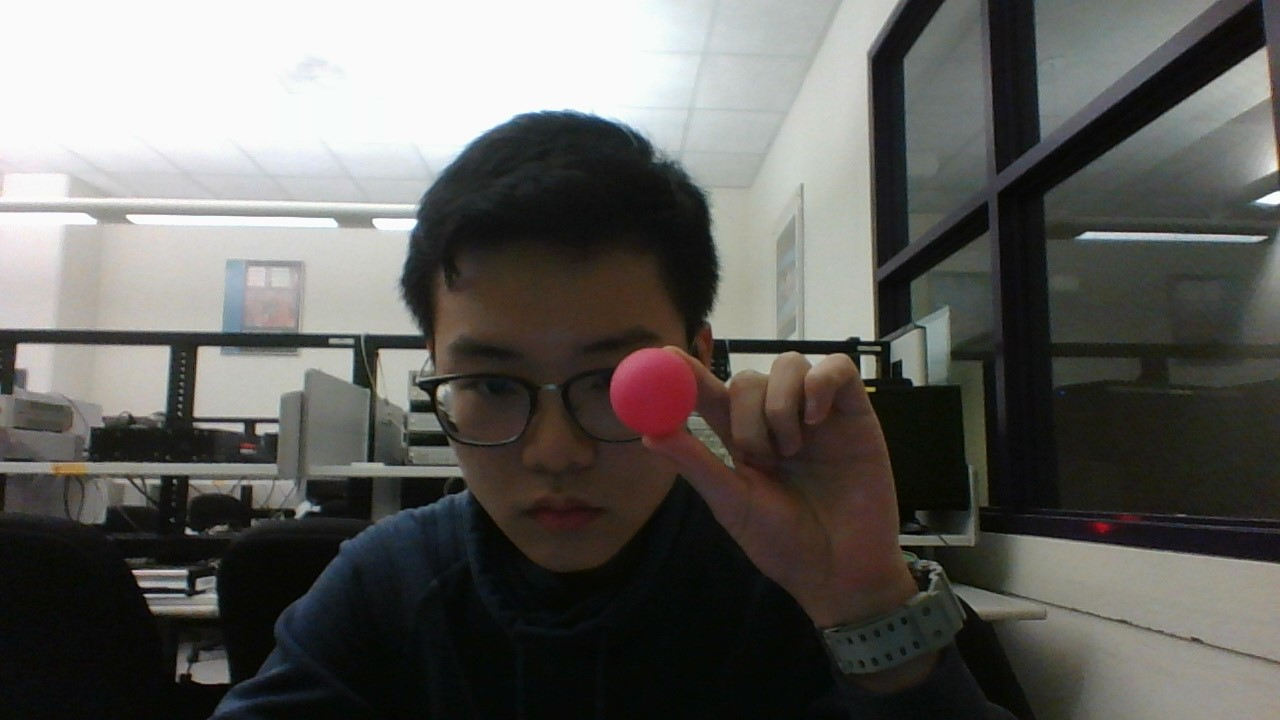
#> input picture ball.jpg, 1280 x 720 px, given in place of the camera
$ python 'Predicition_to_be_tested .py'
#> lines starting #> are read from the running program, lines starting #| are printed output that depends on the picture; after the words box and inside, x2 and y2 are one past the last pixel; in counts of white or black regions, pixels touching at a corner belong together
from collections import deque
import numpy as np
import cv2
import time
from timeit import default_timer as timer
import warnings
import matplotlib.pyplot as plt
import math
import serial
from math import tan
from math import pi

#   Initialize the serial port
#   --------
# ser = serial.Serial('COM3', 57600, timeout=0, parity=serial.PARITY_NONE, rtscts=1) // uncomment once PSCO exists
#   --------

warnings.simplefilter('ignore', np.RankWarning)
# warnings.filterwarnings('error')
# np.seterr(all='raise')


#   Set the threshold for color black in HSV space`
blackLower = np.array([0, 0, 0])
blackUpper = np.array([180, 255, 46])


#   Initialize the length for tracking coordinates
my_buffer = 64
ptsYZL = deque(maxlen=my_buffer)  # comes from laptop camera (bad coords)
ptsXZJ = deque(maxlen=my_buffer)  # comes from Josh camera (bad coords)


ptsRealX = deque(maxlen=my_buffer)
ptsRealY = deque(maxlen=my_buffer)
ptsRealZ = deque(maxlen=my_buffer)

#   Turn on the camera
camera1 = cv2.VideoCapture(0)  # Josh's Camera <-- will be looking at the ball, the ball will be crossing the frame
camera2 = cv2.VideoCapture(1)  # Laptop's Camera <-- will be in front of the camera, the ball will be in the frame

#   Wait for 2 seconds
time.sleep(2)

#   Make the camera data Arrays

# ---------------------------
time_lst = np.array([0])
timeTilPrediction = 0
movement = np.array([0])
other_camera = np.array([0])
# ---------------------------

# Initialize the read data from the PSoC (I hope)
# TODO: transfer the algorithm from the other file
# ---------------------------

# ---------------------------

# Make the function to give the data to the PSOC
# TODO: get the working function from the other file
# ---------------------------

# ---------------------------


# need to make a function that takes the data from the deque and returns an array
# ---------------------------
def toLst(dequeArray):
    returnLst = []
    # for integer, _ in enumerate(dequeArray):
    for _, item in enumerate(dequeArray):
        returnLst.append(item)
        # print(type(item))
    return returnLst
# ---------------------------

# Define camera constants (NOTE: make sure that the robot is a distance 2A from the laptop camera)
# NOTE: these are in decimeters. Why? because that is what I chose
# ---------------------------
A = 10
B = 10
C = 10
# ---------------------------

#   Detect color black
while True:
    #   --------
    before = timer()
    #   --------
    #   Read the frames
    _, frame = camera1.read()
#> frame is the input picture: shape (720, 1280, 3); mean B, G, R 93.3, 96.9, 98
    _, frame2 = camera2.read()

    #   Change the frames to HSV color space
    hsv = cv2.cvtColor(frame, cv2.COLOR_BGR2HSV)
#> hsv: shape (720, 1280, 3); mean H, S, V 49.1, 47, 100.8
    hsv2 = cv2.cvtColor(frame2, cv2.COLOR_BGR2HSV)

    #   Build a mask based on threshold
    mask = cv2.inRange(hsv, blackLower, blackUpper)
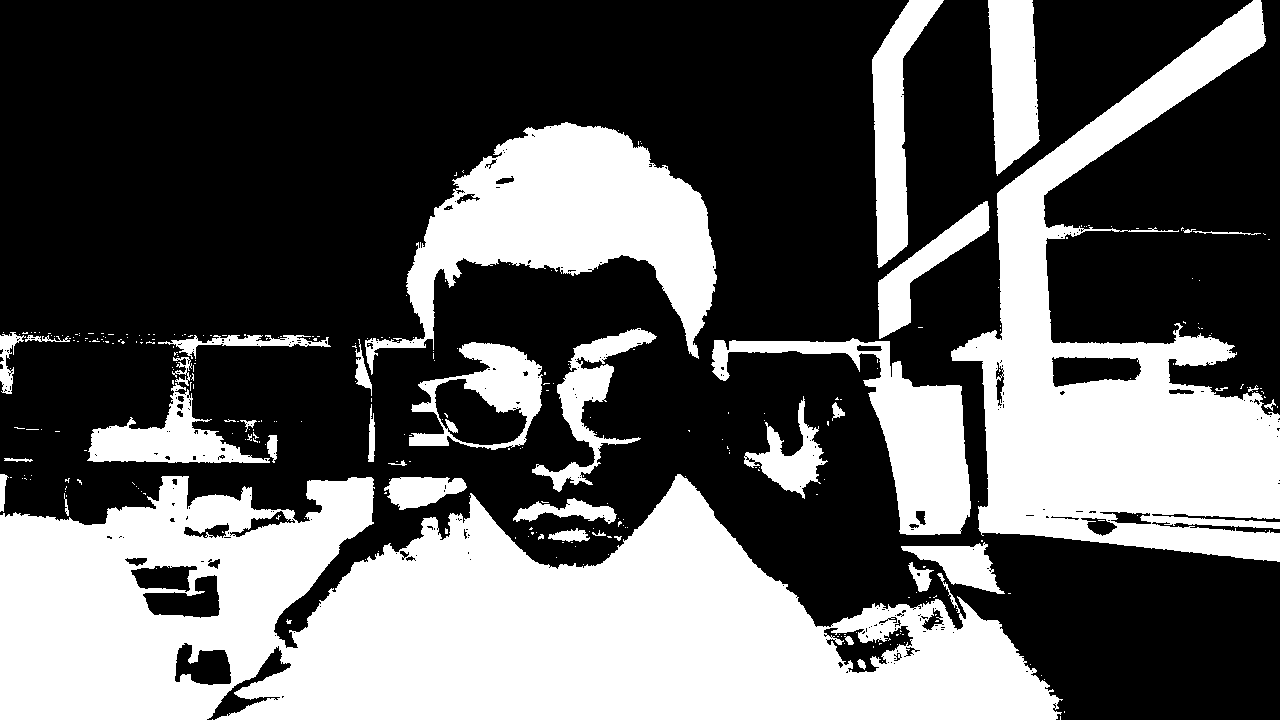
#> mask: shape (720, 1280); 37.2% white; 316 white regions (277 under 20 px), largest, box (x1, y1, x2, y2) and area: (0, 474, 1063, 720) 171107, (951, 0, 1280, 562) 71272, (365, 122, 717, 375) 36487
    mask2 = cv2.inRange(hsv2, blackLower, blackUpper)

    #   Erosion
    mask = cv2.erode(mask, None, iterations=2)
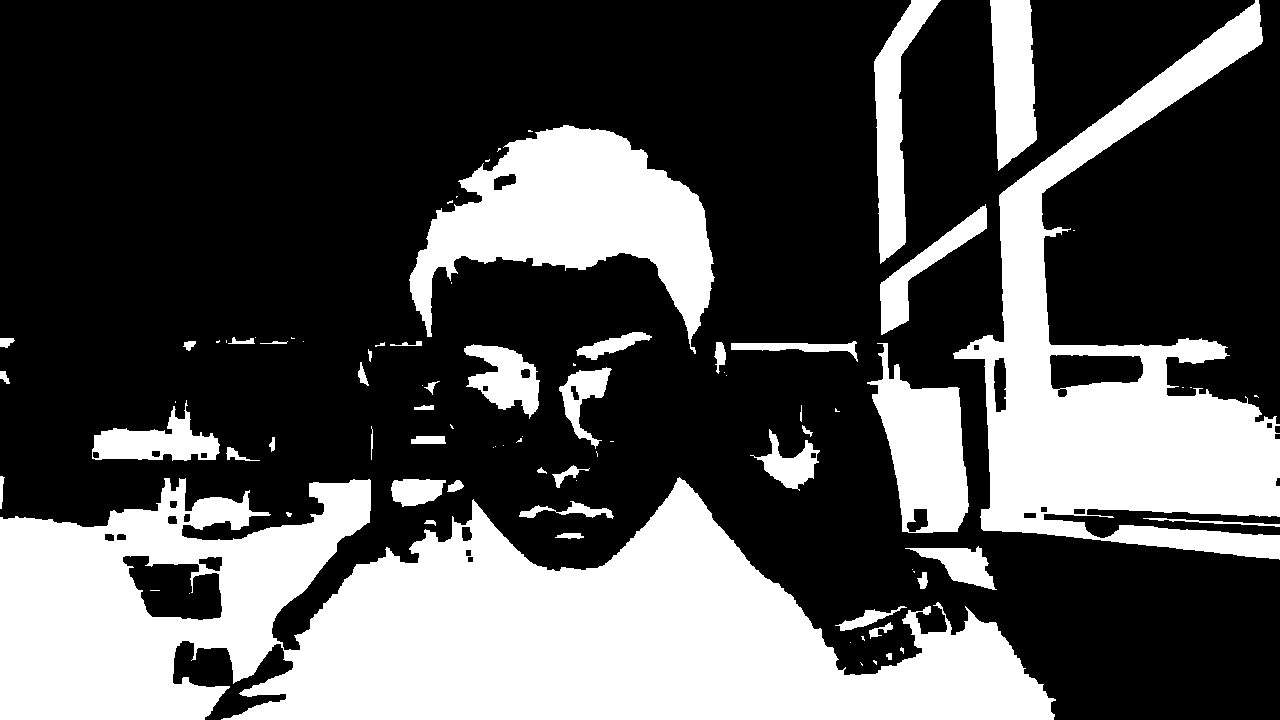
#> mask: shape (720, 1280); 32.4% white; 85 white regions (39 under 20 px), largest, box (x1, y1, x2, y2) and area: (0, 477, 1056, 720) 158442, (953, 0, 1280, 560) 62108, (409, 125, 715, 354) 31981
    mask2 = cv2.erode(mask2, None, iterations=2)

    #   Dilation, remove the noise by erosion and dilation
    mask = cv2.dilate(mask, None, iterations=2)
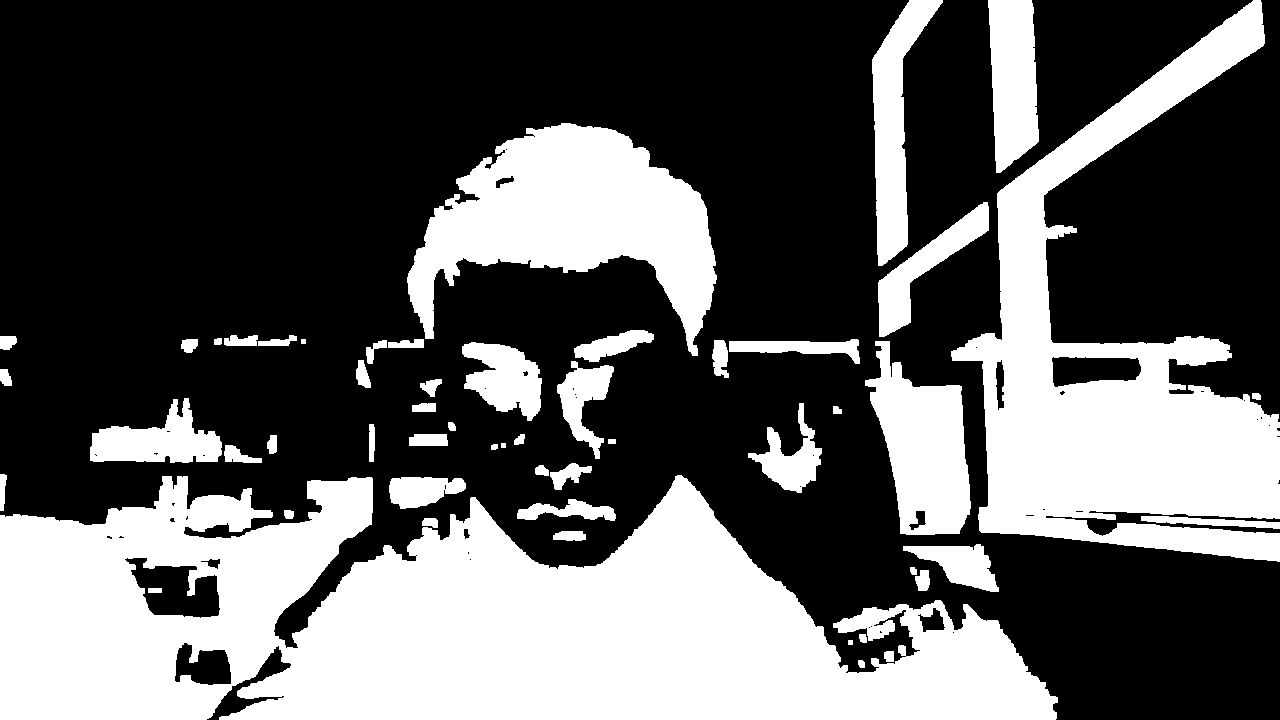
#> mask: shape (720, 1280); 36.3% white; 54 white regions
    mask2 = cv2.dilate(mask2, None, iterations=2)

    #   Detect the contour
    contours = cv2.findContours(mask.copy(), cv2.RETR_EXTERNAL, cv2.CHAIN_APPROX_SIMPLE)[-2]
#> contours = 53 contours, 3 with area under 20; largest, box (x1, y1, x2, y2) and area: (0, 475, 1058, 720) 172276, (951, 0, 1280, 562) 70540, (407, 123, 717, 356) 34830, (865, 341, 971, 535) 12135, (872, 0, 943, 266) 7660
    contours2 = cv2.findContours(mask2.copy(), cv2.RETR_EXTERNAL, cv2.CHAIN_APPROX_SIMPLE)[-2]
#> contours2 has the same summary as contours

    #   Initialize the centroid
    center = None
    center2 = None

    #   If there is a contour
    if len(contours) > 0:  # Josh's camera for ball crossing the frame

        #   Find the contour with the largest area
        c = max(contours, key=cv2.contourArea)
#> c = contour of 1237 points, box (x1, y1, x2, y2) (0, 475, 1058, 720), area 172276

        #   Determine the circle of the largest contour
        ((y, z1), radius) = cv2.minEnclosingCircle(c)
#> y = 527.9; z1 = 617; radius = 537.7

        #   Calculate the moment of the contour
        M = cv2.moments(c)
#> M = moments, m00 172276, centre m10/m00, m01/m00 = (452.4, 625.7)

        #   Calculate the centroid
        center = (int(M["m10"]/M["m00"]), int(M["m01"]/M["m00"]))
#> center = (452, 625)

        #   Plot only when the radius is greater than 0
        if radius > 0:
            cv2.circle(frame, (int(y), int(z1)), int(radius), (0, 255, 255), 2)
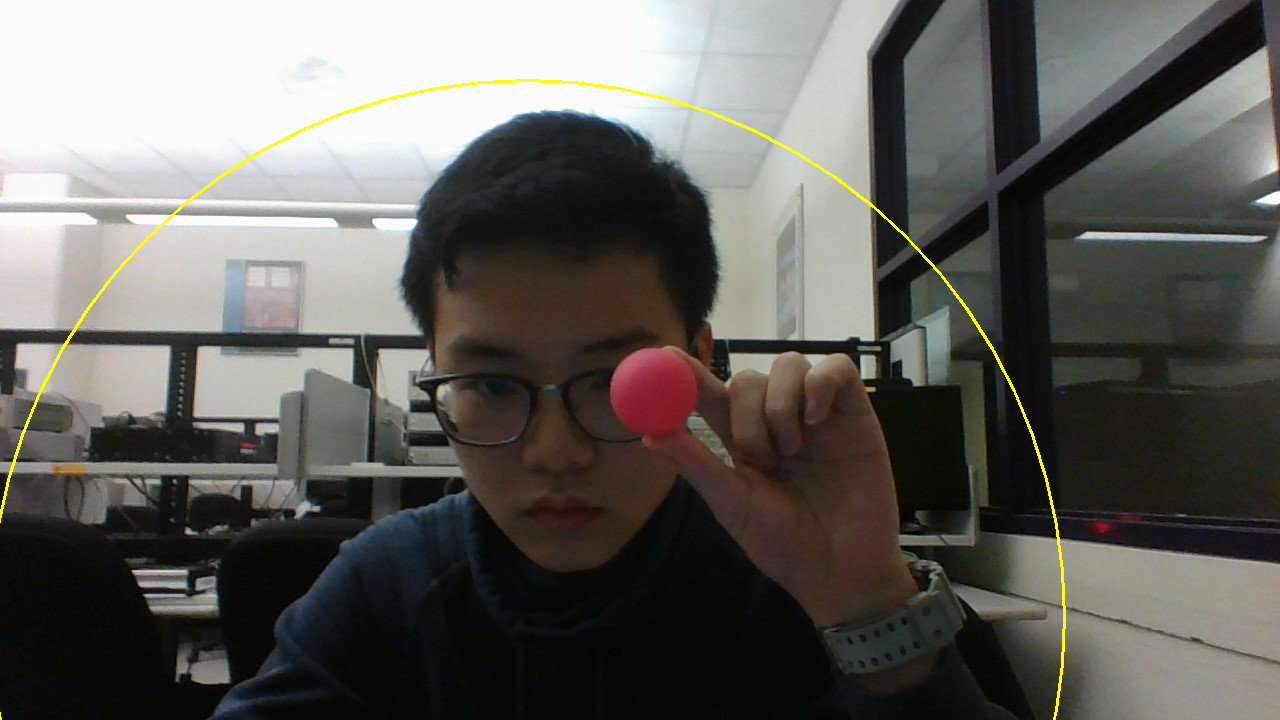
#> frame: shape (720, 1280, 3); 0.54% of pixels changed, all inside (x1, y1, x2, y2) = (0, 79, 1066, 720)
            cv2.circle(frame, center, 5, (0, 0, 255), -1)
#> frame: shape (720, 1280, 3); 0.01% of pixels changed, all inside (x1, y1, x2, y2) = (447, 620, 458, 631)
            # print('y coordinate: %s, z1 coordinate: %s'%(y, z1))

            #  Add the centroid to the left of the list
            ptsYZL.appendleft(center)


    if len(contours2) > 0:
        #   Find the contour with the largest area
        c2 = max(contours2, key=cv2.contourArea)
#> c2 has the same summary as c

        #   Determine the circle of the largest contour
        ((x, z2), radius2) = cv2.minEnclosingCircle(c2)
#> x = 527.9; z2 = 617; radius2 = 537.7

        #   Calculate the moment of the contour
        M2 = cv2.moments(c2)
#> M2 has the same summary as M

        #   Calculate the centroid
        center2 = (int(M2["m10"] / M2["m00"]), int(M2["m01"] / M2["m00"]))
#> center2 = (452, 625)

        #   Plot only when the radius is greater than 0
        if radius2 > 0:
            cv2.circle(frame2, (int(x), int(z2)), int(radius2), (0, 255, 255), 2)
            cv2.circle(frame2, center2, 5, (0, 0, 255), -1)
            #   print('y coordinate: %s, z1 coordinate: %s'%(y, z2))

            #   Add the centroid to the left of the list
            ptsXZJ.appendleft(center2)

    #   Covert pixel coordinates (x,y,z1,z2) to real world coordinates (X,Y,Z)
    # since we are adding to the front of the list, we are always taking the most recent coords
    # this works:
    if len(ptsXZJ) > 1 and len(ptsYZL) > 1:
        x_convert = ptsXZJ[0][0] # take most recent recorded X coord from Josh Camera
        y_convert = ptsYZL[0][0] # the most recent recorded Y coord from Laptop camera
        z1_convert = ptsYZL[0][1] # the most recorded Z coord from the laptop camera
        X_real = (tan(pi/2 - 0.7084 + 2.2111e-3*x_convert)*A + B) / (1 - tan(0.6145 - 1.9203e-3*y_convert)*tan(pi/2 - 0.7084 + 2.2111e-3*x_convert))
        Y_real = tan(0.6145 - 1.9203e-3*y_convert)*X_real + A
        Z_real = tan(0.3779-1.5744e-3*z1_convert)*X_real + C
        Real_world_coordinate = (X_real, Y_real, Z_real)
        # ptsXYZ.appendleft(Real_world_coordinate)

        ptsRealX.appendleft(Real_world_coordinate[0])
        # print("This is real x coords points", ptsRealX)
        ptsRealY.appendleft(Real_world_coordinate[1])
        ptsRealZ.appendleft(Real_world_coordinate[2])

    cv2.imshow('YZ', frame)
    cv2.imshow('XZ', frame2)
    after = timer()
    tme = after - before
    time_lst = np.append(time_lst, [tme])
    timeTilPrediction += tme
    # [7 lines of commented-out code are left out]
    if len(ptsXZJ) > 10 and len(ptsYZL) > 10:
        if timeTilPrediction > .25:
            timeTilPrediction = 0  # Once this part of code is executed, we will start the time again from zero

            # the following code will take our 64 coords points and put them into a python list
            # we will then use this list to make a numpy A array for our linear least squares
            realXCoords = toLst(ptsRealX)
            # print("This is real X coords =======", realXCoords)
            realYCoords = toLst(ptsRealY)
            realZCoords = toLst(ptsRealZ)

            # x = np.array(realXCoords, dtype=np.float64)
            # xArray = np.array(realXCoords, dtype='float64')
            xArray = np.array(realXCoords)
            del realXCoords
            yArray = np.array(realYCoords)
            del realYCoords
            # print("This is the X Array", xArray, "End X array ==========")
            AMatrix = np.vstack((xArray, np.ones(len(xArray)))).T  # this is our linear least squares matrix
            # print("this is the A matrix", AMatrix, "End A matrix ~~~~~~~~~~~~~~~~")
            del xArray
            # A.metrics = []
            # A.astype(np.float32)
            # A = np.matrix(x, np.ones(len(x), dtype=np.float64), dtype=np.float64).T
            m, b = np.linalg.lstsq(AMatrix, yArray, rcond=None)[0]  # a tuple to satisfy the equation y = mx + b
            del AMatrix

            # assuming our (zero, zero) is on the same line as our laptop camera
            """
                                        [Robot]
                ⌄     |~~~~~~~~~~~~~~~~~~~{X}~~~~~~~~~~~~~~~~~~~~~
                      |                  /
                      |                 /
                A     |                /
                      |               /
                ^     |              /
            [Josh's]  |             /
            camera]   |            /
                ⌄     |           /
                      |          /
                A     |         /
                      |        /
                      |_______/__________________________________
                ^      [-    B     -][laptop camera][-    B     -]
                _
              / ⌄ \
             |>{C}<|
              \ ^ /
            The above is what the following line of code predicts:
            """
            predictedX = (2 * A - b) / m
            print("This is the number where it will land", predictedX)

            # from above we already have y
            # we now need z
            zArray = np.array(realZCoords, dtype='float32')
            function = np.polyfit(yArray, zArray, 2)
            polynomial = np.poly1d(function)
            predictedZ = polynomial(2 * A)
            del yArray
            del zArray


    # print("These are the coordinates. X position is: ", moveX, "\n", "Y Position is: ", moveY)
    # sentData = ser.write([moveX, moveY])
    # print(sentData)
    # # send one array of data at a time, will block until the number of bytes is read
    # # Ethan thinks the while loop will not continue until after the number of bytes is read
    # # but Ethan could be wrong
    # # Ethan is wrong.
    # byteArray = ser.read(16)
    # print(byteArray)

    # Exit when press the esc button
    k = cv2.waitKey(5) & 0xFF
#> (key Esc is pressed here)
    if k == 27:
        break

#   Release the camera
camera1.release()
#   Destroy the windows
cv2.destroyAllWindows()
print(1/np.mean(time_lst))

plt.plot(movement, 'r-', label='ptsYZ1')
plt.plot(other_camera, 'k--', label='ptsXZ2')
plt.show()
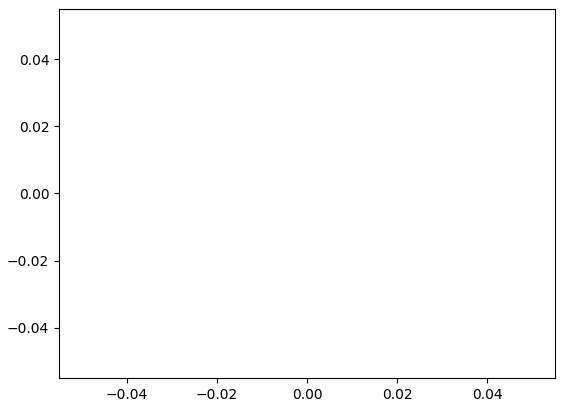
#> figure drawn by matplotlib, 1 panel

# plt.plot(moveX_array, moveY_array, 'r--', label='raw coordinates')
# plt.show()
